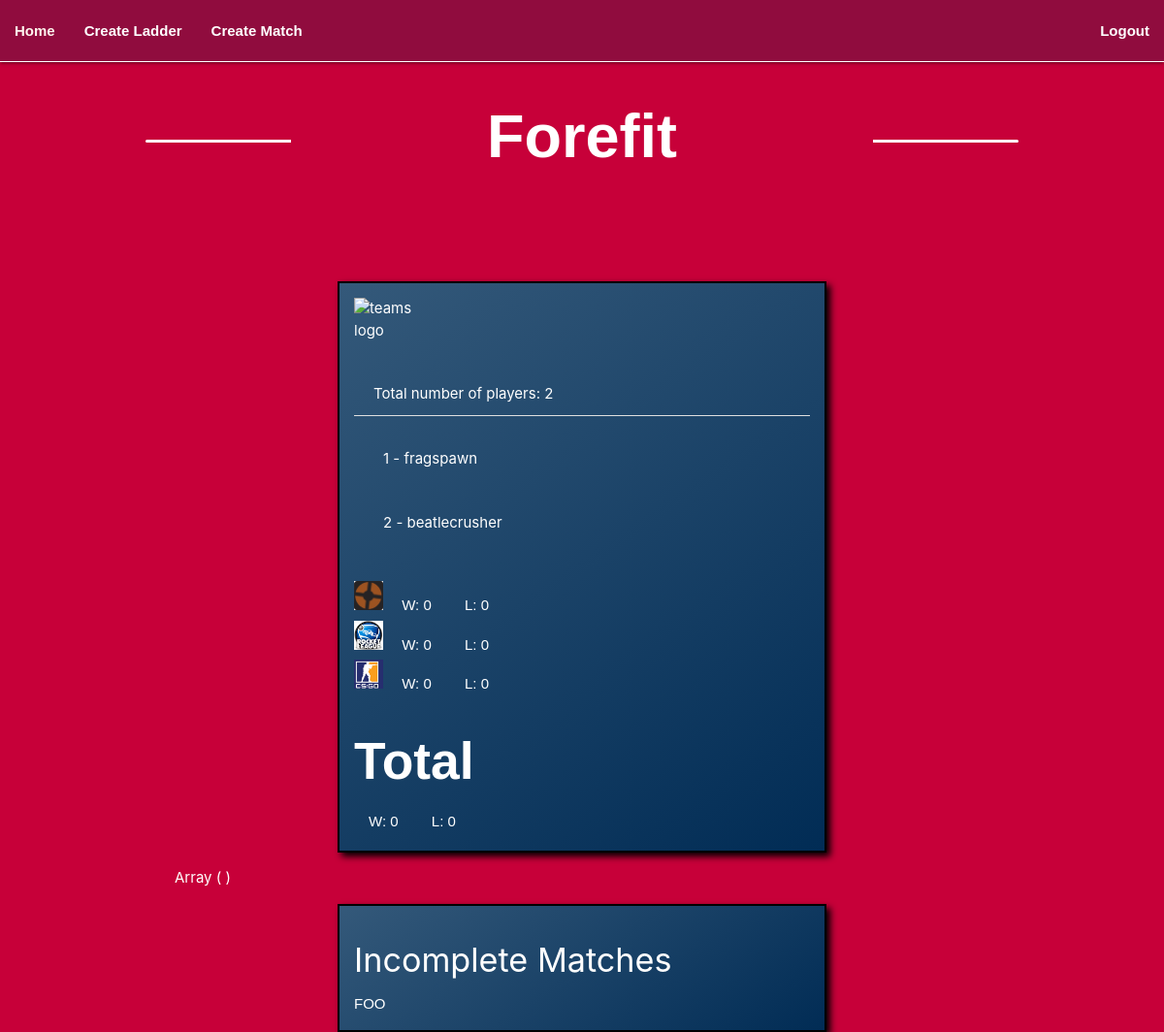
The page /old/teamcard.php?teamid=2 (signed in) on the database its author committed.
### tables this page shows
CREATE TABLE `team` (
  `id` int(11) NOT NULL AUTO_INCREMENT,
  `team_name` varchar(24) NOT NULL,
  `color` varchar(16) NOT NULL,
  `image` varchar(256) NOT NULL,
  PRIMARY KEY (`id`)
);

CREATE TABLE `player` (
  `id` int(11) NOT NULL AUTO_INCREMENT,
  `name` varchar(24) NOT NULL,
  `pass` varchar(255) NOT NULL,
  `seated_loc` varchar(24) NOT NULL,
  `image` varchar(24) NOT NULL,
  `team_id` int(11) NOT NULL,
  `user_privileges` varchar(1) NOT NULL DEFAULT '0',
  PRIMARY KEY (`id`),
  KEY `team_id` (`team_id`),
  CONSTRAINT `player_ibfk_1` FOREIGN KEY (`team_id`) REFERENCES `team` (`id`) ON DELETE NO ACTION ON UPDATE NO ACTION
);

CREATE TABLE `ladder` (
  `id` int(11) NOT NULL AUTO_INCREMENT,
  `game` varchar(32) NOT NULL,
  `description` text NOT NULL,
  `players` tinyint(4) NOT NULL,
  `start_time` timestamp NOT NULL DEFAULT current_timestamp() ON UPDATE current_timestamp(),
  `color` varchar(16) NOT NULL,
  `image` varchar(256) NOT NULL,
  PRIMARY KEY (`id`)
);

### old/teamcard.php (the view, shortened to what this page needs)
<!DOCTYPE html>
<html lang="en">
<?php
    include 'functions.php';
	echo '<body>';
    $conn = dbconnect();
    $getTotalTeamWins = "SELECT count(*) AS total_win
        FROM played_match
        WHERE (team_a_id = " . (int)$_GET['teamid'] . " OR team_b_id = " . (int)$_GET['teamid'] . ") AND
            winning_team_id = " . (int)$_GET['teamid'] . " AND
			losing_team_id > 1";
    $stmt = $conn->prepare($getTotalTeamWins);
    $stmt->execute();
    $total_wins = $stmt->fetch(PDO::FETCH_ASSOC);
    $total_wins = $total_wins['total_win'];
    $getTotalTeamLosses = "SELECT count(*) AS total_loss
        FROM played_match
        WHERE (team_a_id = " . (int)$_GET['teamid'] . " OR team_b_id = " . (int)$_GET['teamid'] . ") AND
            losing_team_id = " . (int)$_GET['teamid'] . " AND
			winning_team_id > 1";
    $stmt = $conn->prepare($getTotalTeamLosses);
    $stmt->execute();
    $total_loss = $stmt->fetch(PDO::FETCH_ASSOC);
    $total_loss = $total_loss['total_loss'];
    $getTeamDetails = "SELECT * FROM team WHERE id = " . (int)$_GET['teamid'];
    $stmt = $conn->prepare($getTeamDetails);
    $stmt->execute();
    $team_details = $stmt->fetch(PDO::FETCH_ASSOC);
    $getLadders = "SELECT * FROM ladder";
    $stmt = $conn->prepare($getLadders);
    $stmt->execute();
    $ladders = $stmt->fetchAll(PDO::FETCH_ASSOC);
    $getTeamMembers = "SELECT player.name
        FROM player, team
        WHERE team.id = " . (int)$_GET['teamid'] . " AND
        team.id = player.team_id;";
    $stmt = $conn->prepare($getTeamMembers);
    $stmt->execute();
    $members = $stmt->fetchAll(PDO::FETCH_ASSOC);
?>
  <section class="container" style="background-color: <?php echo $team_details['color']; ?>">
    <div class="title">
    <h1><?php echo $team_details['team_name']; ?></h1></div>
    <div class="detailedteamcard">
      <div class="teamcard">
      <img src="img/<?php echo $team_details['image'] ?>" height="64" width="64" alt="teams logo">
        <ul class="collection with-header">
        <?php
        echo  '<li class="collection-header transparent white-text"> Total number of players: '  .  count($members) . '</li>';
        $count = 1;
        foreach($members as $member) {
            echo '<li class="collection-item transparent white-text">' . $count++ .  ' - ' .  $member['name'] . '</li>';
        } ?>
        </ul>
        <div class="teamstats">
<?php
    foreach ($ladders as $ladder) {
        $ladderLoss = "SELECT count(*) AS loss
            FROM played_match
            WHERE ladder_id = " . $ladder['id'] . " AND
            losing_team_id = " . (int)$_GET['teamid'] . " AND
			winning_team_id > 1";
            $stmt = $conn->prepare($ladderLoss);
            $stmt->execute();
            $losses = $stmt->fetch(PDO::FETCH_ASSOC);
        $ladderWins = "SELECT count(*) AS win
            FROM played_match
            WHERE ladder_id = " . $ladder['id'] . " AND
            winning_team_id = " . (int)$_GET['teamid'] . " AND
			losing_team_id > 1";
            $stmt = $conn->prepare($ladderWins);
            $stmt->execute();
            $wins = $stmt->fetch(PDO::FETCH_ASSOC);
?>
          <div>
            <img src="img/<?php echo $ladder['image']; ?>" alt="TF2 Logo">
            <p>W: <?php echo $wins['win'] ?></p>
            <p>L: <?php echo $losses['loss'] ?></p>
          </div>
<?php } ?>
          <div class="totalstats">
            <h2>Total</h2>
            <p>W: <?php echo $total_wins; ?></p>
            <p>L: <?php echo $total_loss; ?></p>
          </div>
        </div>
      </div>
    </div>
<?php
	$incomplete_matches = "SELECT * FROM `played_match`
			WHERE (losing_team_id = 1 OR winning_team_id = 1)
			AND (team_a_id = " . $_SESSION['TeamID'] . " OR team_b_id = " . $_SESSION['TeamID'] . ")
			ORDER BY ladder_id";
    $stmt = $conn->prepare($incomplete_matches);
    $stmt->execute();
    $matchlist = $stmt->fetchAll(PDO::FETCH_ASSOC);
	print_r($matchlist);
?>
	<div class="teamcard">
		<h4>Incomplete Matches</h4>
		<p>FOO</p>
    </div>
  </section>
</body>
</html>

### old/css/style.css (style rules this page uses)
* { border: 0; padding: 0; margin: 0; box-sizing: border-box; color: white; }
html { height: 100%; }
body { background-color: #c70039; }
p, h1, h2 { font-family: Verdana, Geneva, Tahoma, sans-serif; color: white; }
h1, h2 { font-weight: bold; }
.collection > .collection-item { border-bottom: none; margin: 5% 0; }
.collection { border: none; }
.title { font-size: 45px; margin-bottom: 2em; text-align: center; overflow: hidden; }
.teamcard { width: 60%; margin: 1em auto 1em auto; padding: 1em; background-color: rgb(118, 137, 202); background: linear-gradient(145deg, rgb(52, 89, 122), rgb(1, 44, 85)); border: black 2px solid; box-shadow: 4px 4px 7px black; overflow: hidden; }
.teamcard img { display: inline-block; width: 15%; height: 15%; }
.teamcard p { margin-top: 1em; }
.teamstats img { width: 30px; height: 30px; }
.teamstats p { margin: 0 1em 0.25em 1em; display: inline-block; }
h1, h2, h3, h4, h5 { text-transform: capitalize; }
h1 { z-index: 1; padding: 0; width: 100%; }
h1::before { content: ''; position: absolute; width: 75%; height: .05em; background-color: white; margin-top: .6em; left: 12.5%; border-radius: 20px; z-index: -1; }
h1::after { content: ''; position: absolute; width: 50%; height: 1em; right: 25%; background-color: #c70039; z-index: -1; }
section { height: 100%; }

### rows shown on the page
team: team_name "Forefit"
player: name "fragspawn"
player: name "beatlecrusher"
ladder: image (picture), win "0", loss "0"
ladder: image (picture), win "0", loss "0"
ladder: shows a picture, win "0", loss "0"

### other values the page prints
count($members) "2"
$total_wins "0"
$total_loss "0"
